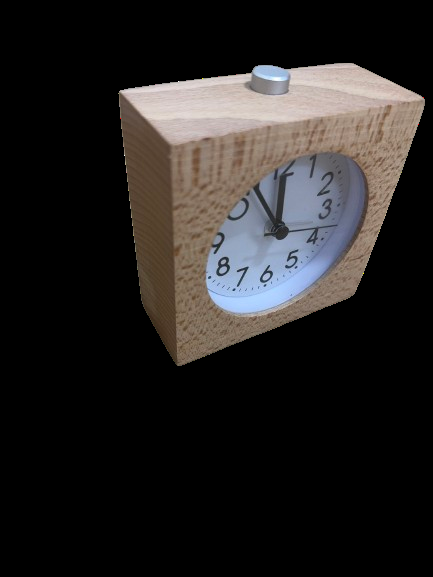
#> input picture object.png, 433 x 577 px
$ python backup.py
#> lines starting #> are read from the running program, lines starting #| are printed output that depends on the picture; after the words box and inside, x2 and y2 are one past the last pixel; in counts of white or black regions, pixels touching at a corner belong together
### vanishing_point.py
import numpy as np
from coordinate import *

class VanishingPoint:
    def __init__(self, xlist: np.ndarray, ylist: np.ndarray, zlist: np.ndarray) -> None:
        # TODO
        # get x, y, z vanishing point from user input
        # need to specify the input

        # list consists of line segments with endpoints
        # [[[startx1, starty1], [endx1, endy1]],
        #  [[startx2, starty2], [endx2, endy2]], ...]

        self.x = self.find_vanishing(xlist)
        self.y = self.find_vanishing(ylist)
        self.z = self.find_vanishing(zlist)

    def find_vanishing(self, arr):
        lines = []
        for line in arr:
            fr = homogeneous(line[0])
            to = homogeneous(line[1])
            lines.append(np.cross(fr, to))

        if len(lines) == 2:
            # If there are only 2 segements, crossing point is deterministically computed
            vanishing = np.cross(lines[0], lines[1])
        else:
            # Use DLT to find a crossing point which minimizes dot product with all the lines
            lines = np.array(lines)
            _, _, V_T = np.linalg.svd(lines)
            vanishing = V_T[-1]

        vanishing = euclidian(vanishing)

        return vanishing

    # [9 lines left out: function rotate, not called in this run]


# [14 lines that do not run on import are left out]

### calibration.py
import numpy as np
from vanishing_point import *
from height import *
from coordinate import *

class CameraParameter:
    def __init__(self, K, R, t) -> None:
        self.P = K @ np.concatenate((R, t.reshape(3, 1)), axis=1)
        self.K = K
        self.R = R
        self.t = t

# [9 lines left out: function rotate, not called in this run]

def calibration(origin: np.ndarray, vanishing: VanishingPoint, height_info: HeightInformation) \
    -> CameraParameter:
    Vx = vanishing.x
    Vy = vanishing.y
    Vz = vanishing.z
    pz, L = height_projection(origin, vanishing, height_info)

    # compute K

    A = np.array([[Vx[0]*Vy[0]+Vx[1]*Vy[1], Vx[0]+Vy[0], Vx[1]+Vy[1], 1],
                  [Vy[0]*Vz[0]+Vy[1]*Vz[1], Vy[0]+Vz[0], Vy[1]+Vz[1] ,1],
                  [Vz[0]*Vx[0]+Vz[1]*Vx[1], Vz[0]+Vx[0], Vz[1]+Vx[1], 1]])
    _, _, Vt = np.linalg.svd(A)
    w = Vt[-1]
    W = np.array([[w[0],0,w[1]],
                  [0,w[0],w[2]],
                  [w[1],w[2],w[3]]])

    D, V = np.linalg.eig((W))
    eps = 1e-12
    D = np.max((-np.ones_like(D) * np.minimum(np.float64(0.), np.min(D)) + eps, D), axis=0)
    D = np.diag(D)
    W = V @ D @ np.linalg.inv(V)

    K = np.linalg.inv(np.linalg.cholesky(W)).T
    K = K / K[2, 2]

    # compute R
    Kinv = np.linalg.inv(K)
    K_vx = np.dot(Kinv, homogeneous(Vx)).T
    K_vy = np.dot(Kinv, homogeneous(Vy)).T
    K_vz = np.dot(Kinv, homogeneous(Vz)).T
    QR = np.stack([K_vx, K_vy, K_vz], axis=1)
    R, _ = np.linalg.qr(QR)

    R_ret = None
    t = None

    for i in range(-1, 2, 2):
        for j in range(-1, 2, 2):
            R_new = np.empty_like(R)

            R_new[:, 0] = R[:, 0] * i
            R_new[:, 1] = R[:, 1] * j
            R_new[:, 2] = np.cross(R_new[:, 0], R_new[:, 1])

            # compute t
            K_p0 = Kinv @ homogeneous(origin)
            K_pz = Kinv @ homogeneous(pz)

            M = L * R_new[:, 2]
            A = np.array([
                [K_p0[2], 0, -K_p0[0]],
                [0, K_p0[2], -K_p0[1]],
                [K_pz[2], 0, -K_pz[0]],
                [0, K_pz[2], -K_pz[1]]
            ])
            b = np.array([0, 0, - M[0] * K_pz[2] + M[2] * K_pz[0], - M[1] * K_pz[2] + M[2] * K_pz[1]])
            t_new = np.linalg.pinv(A) @ b

            projected_origin = (K @ np.concatenate((R_new, t_new.reshape(3, 1)), axis=1) @ np.array([0, 0, 0, 1]))

            if projected_origin[-1] > 0:
                R_ret = R_new
                t = t_new


    # return the camera parameter calibrated from 5 informations
    return CameraParameter(K,R_ret,t)

### coordinate.py
import numpy as np

def euclidian(a: np.ndarray):
    eps = 1e-8
    return a[:-1] / (a[-1] + eps)

def multiple_euclidian(a):
    eps = 1e-8
    return a[:, :2] / (a[:, 2] + eps)[:, None]

def homogeneous(a: np.ndarray):
    return np.concatenate((a, np.array([1,])))

def multiple_homogeneous(a):
    N = a.shape[0]
    return np.concatenate((a, np.ones((N, 1))), axis=-1)

### height.py
import numpy as np
from vanishing_point import *
from coordinate import *

class HeightInformation:
    def __init__(self, ground_point: np.ndarray, offset_point: np.ndarray, length: float):
        self.ground_point = ground_point
        self.offset_point = offset_point
        self.length = length


def height_projection(origin: np.ndarray, vp: VanishingPoint, height_info: HeightInformation):
    # get the height of a point in z-axis
    # return point(2D) and height

    pz = (origin + vp.z) / 2     # arbitrary point in z-axis to get the height

    # calculate necessary values (notation in lecture note 9 page 42, 43)
    b1 = homogeneous(height_info.ground_point)
    t1 = homogeneous(height_info.offset_point)
    b2 = homogeneous(origin)

    u = np.cross(np.cross(b1, b2), np.cross(homogeneous(vp.x), homogeneous(vp.y)))
    t1_tilde = np.cross(np.cross(t1, u), np.cross(homogeneous(vp.z), b2))

    # calculate the height (propsal page 13)
    L = (np.linalg.norm(vp.z - origin) / (np.linalg.norm(euclidian(t1_tilde) - origin) + 1e-8) - 1) * height_info.length

    if (euclidian(t1_tilde) - euclidian(b2)) @ (euclidian(t1_tilde) - (vp.z)) > 0:
        L = -L

    return pz, L

### combine.py
import numpy as np
from calibration import *
import cv2
from tqdm import tqdm

def mapping(x: np.ndarray, P_origin: CameraParameter, P_target: CameraParameter, option=None) -> np.ndarray:
    # map the 2D coordinate in origin picture to the target picture
    # Coordinate Mapping
    homo_x = multiple_homogeneous(x)

    if option is None:
        mapped_x = (P_target.P @ np.linalg.pinv(P_origin.P) @ homo_x.T).T
    else:
        mapped_x = (P_target.P @ np.linalg.pinv(P_origin.P) @ option @ homo_x.T).T # for bg to obj
        # mapped_x = (option @ P_target.P @ np.diag([scale, scale, scale, 1]) @ np.linalg.pinv(P_origin.P) @ x.T).T # for obj to bg
        # mapped_x = (np.linalg.inv(option) @ P_target.P @ np.diag([scale, scale, scale, 1]) @ np.linalg.pinv(P_origin.P) @ x.T).T

    return multiple_euclidian(mapped_x)

def mask(image: np.ndarray):
    # get the valid region from the image
    mask = np.zeros((image.shape[0], image.shape[1]), dtype=int)
    mask[image[:,:,-1] != 0] = 1
    return mask

# [15 lines left out: function interpolate_pixel, not called in this run]

def mycross(a,b):
    return a[1]*b[0] - a[0]*b[1]

# [193 lines left out: functions myPerspective, getSupportPoints, getLineOrder, overwrite, not called in this run]

### util/camera_pose_visualizer.py
import numpy as np
import matplotlib as mpl
import matplotlib.pyplot as plt
from matplotlib.patches import Patch
from mpl_toolkits.mplot3d.art3d import Poly3DCollection

class CameraPoseVisualizer:
    def __init__(self, xlim, ylim, zlim):
        self.fig = plt.figure(figsize=(18, 7))
        self.ax = self.fig.add_subplot(projection='3d')
        self.ax.set_aspect("auto")
        self.ax.set_xlim(xlim)
        self.ax.set_ylim(ylim)
        self.ax.set_zlim(zlim)
        self.ax.set_xlabel('x')
        self.ax.set_ylabel('y')
        self.ax.set_zlabel('z')
        print('initialize camera pose visualizer')

    def extrinsic2pyramid(self, extrinsic, color='r', focal_len_scaled=5, aspect_ratio=0.3):
        vertex_std = np.array([[0, 0, 0, 1],
                               [focal_len_scaled * aspect_ratio, -focal_len_scaled * aspect_ratio, focal_len_scaled, 1],
                               [focal_len_scaled * aspect_ratio, focal_len_scaled * aspect_ratio, focal_len_scaled, 1],
                               [-focal_len_scaled * aspect_ratio, focal_len_scaled * aspect_ratio, focal_len_scaled, 1],
                               [-focal_len_scaled * aspect_ratio, -focal_len_scaled * aspect_ratio, focal_len_scaled, 1]])
        vertex_transformed = vertex_std @ extrinsic.T
        meshes = [[vertex_transformed[0, :], vertex_transformed[1][:], vertex_transformed[2, :]],
                            [vertex_transformed[0, :], vertex_transformed[2, :], vertex_transformed[3, :]],
                            [vertex_transformed[0, :], vertex_transformed[3, :], vertex_transformed[4, :]],
                            [vertex_transformed[0, :], vertex_transformed[4, :], vertex_transformed[1, :]],
                            [vertex_transformed[1, :], vertex_transformed[2, :], vertex_transformed[3, :], vertex_transformed[4, :]]]
        # print(meshes)
        self.ax.add_collection3d(
            Poly3DCollection(meshes, facecolors=color, linewidths=0.3, edgecolors=color, alpha=0.35))

    # [12 lines left out: functions customize_legend, colorbar, not called in this run]

    def show(self):
        plt.title('Extrinsic Parameters')
        plt.show()

### backup.py
import cv2
import numpy as np
from vanishing_point import *
from height import *
from combine import *
from coordinate import *

from util.camera_pose_visualizer import CameraPoseVisualizer
from scipy.ndimage import rotate

def mycross(a,b):
    return a[1]*b[0] - a[0]*b[1]

def myPerspective(ori_p,bg_p):
    # ori_p: 4x2, bg_p: 4x2
    A = np.zeros((8,9))
    for i in range(4):
        A[2*i,:3] = np.array([*ori_p[i],1])
        A[2*i+1,3:6] = np.array([*ori_p[i],1])
        A[2*i,6:] = -bg_p[i][0] * np.array([*ori_p[i],1])
        A[2*i+1,6:] = -bg_p[i][1] * np.array([*ori_p[i],1])
    _,_,Vt = np.linalg.svd(A)
    return Vt[-1].reshape(3,3)

def getSupportPoints(vanishing_lines,start,end,lastPoints=None):
    #= Hyperparameter =#
    line_length = 90
    sec_line_offset = 30
    #= Hyperparameter =#
    ori_p_1 = vanishing_lines[0,0]
    if lastPoints is None:
        temp_ori_p = vanishing_lines[start,1]
        ori_p_2 = ori_p_1 + line_length * (temp_ori_p - ori_p_1) / np.linalg.norm(temp_ori_p - ori_p_1)
    else:
        ori_p_2 = lastPoints[3]
        line_length = np.linalg.norm(ori_p_2 - ori_p_1, ord=2)
    temp_ori_p = vanishing_lines[end,1]
    ori_p_3 = ori_p_1 + sec_line_offset * (temp_ori_p - ori_p_1) / np.linalg.norm(temp_ori_p - ori_p_1)
    ori_p_4 = ori_p_1 + (sec_line_offset + line_length) * (temp_ori_p - ori_p_1) / np.linalg.norm(temp_ori_p - ori_p_1)
    return np.array([ori_p_1,ori_p_2,ori_p_3,ori_p_4])

object_img = np.array(cv2.imread('object.png', cv2.IMREAD_UNCHANGED))
#> object_img is the input picture: shape (577, 433, 4); mean B, G, R, A 34.2, 35.1, 37.7, 67.3
background_img = np.array(cv2.imread('background.JPG'))
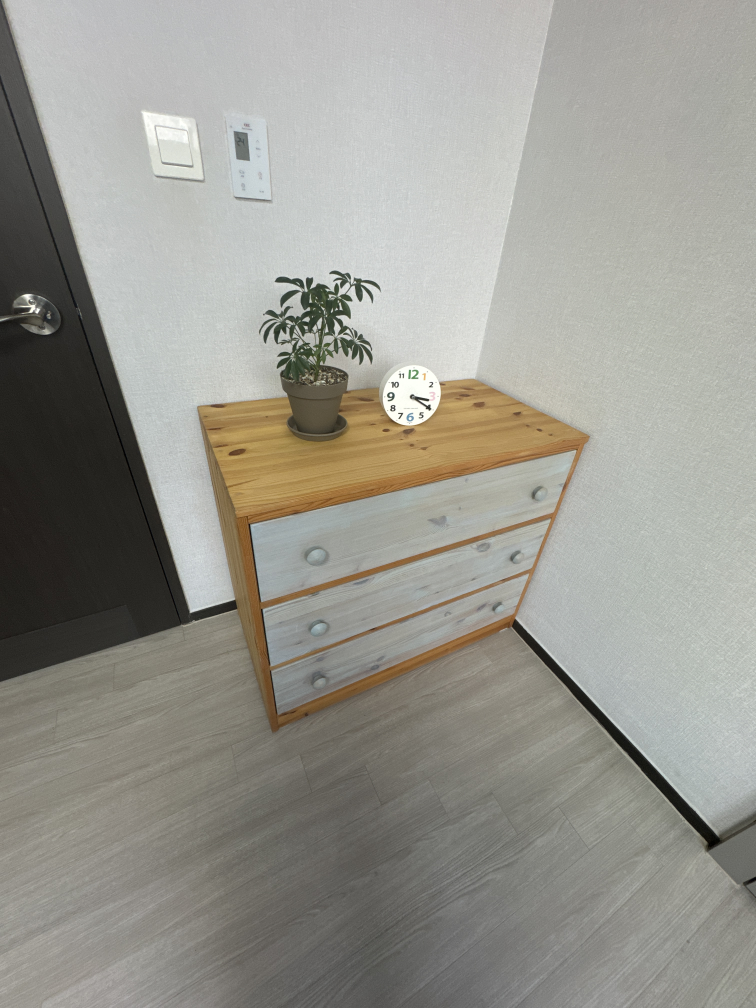
#> input picture background.JPG, 3024 x 4032 px (shown at 1/4 size)
#> background_img is the input picture: shape (4032, 3024, 3); mean B, G, R 143, 150.6, 151.8

print(background_img.shape)
#| (4032, 3024, 3)
print(object_img.shape)
#| (577, 433, 4)

background_x = np.array([
    [[158, 342], [389, 292]],
    [[183, 482], [340, 413]],
    [[131, 271], [314, 250]],
    [[156, 133], [180, 134]],
    [[149, 73], [175, 80]],
    [[94, 75], [128, 78]],
    [[101, 117], [135, 121]],
    [[10, 451], [155, 406]],
    [[174, 401], [364, 344]],
    [[181, 442], [352, 379]]
]) / 500 * 3024
background_y = np.array([
    [[131, 272], [160, 343]],
    [[316, 251], [387, 289]],
    [[345, 421], [458, 548]],
    [[157, 409], [179, 480]]
]) / 500 * 3024
background_z = np.array([
    [[161, 346], [184, 481]],
    [[387, 295], [339, 412]],
    [[357, 41], [314, 239]],
    [[24, 75], [126, 404]],
    [[470, 565], [498, 546]],
    [[132, 277], [156, 408]]
]) / 500 * 3024
background_height = np.array(
    [[161, 346], [183, 484]]
) / 500 * 3024

# background_height = np.array(
#     [[183, 484], [161, 346]]
# ) / 500 * 3024
background_height_value = -30

# background_origin = np.array([159, 340]) / 500 * 3024
background_origin = np.array([183, 318]) / 500 * 3024


object_x = np.array([
    [[207, 421], [409, 339]],
    [[197, 170], [488, 117]],
    [[139, 106], [406, 73]]
]) / 500 * 433
object_y = np.array([
    [[140, 109], [198, 170]],
    [[405, 74], [490, 116]],
    [[166, 350], [208, 423]]
]) / 500 * 433
object_z = np.array([
    [[199, 171], [207, 422]],
    [[411, 339], [489, 119]],
    [[139, 108], [167, 353]]
]) / 500 * 433
object_height = np.array([
    [208, 423], [199, 173]
]) / 500 * 433
object_height_value = 15
object_origin = np.array([207, 422]) / 500 * 433

# [6 lines of commented-out code are left out]

bg_vp = VanishingPoint(background_x, background_y, background_z)
# bg_vp.rotate(-np.pi / 3)
obj_vp = VanishingPoint(object_x, object_y, object_z)

bg_h = HeightInformation(background_height[0], background_height[1], background_height_value)
obj_h = HeightInformation(object_height[0], object_height[1], object_height_value)

P_bg = calibration(background_origin, bg_vp, bg_h)
P_obj = calibration(object_origin, obj_vp, obj_h)

pz, L = height_projection(object_origin, obj_vp, obj_h)
background_img = cv2.line(background_img, [int(background_origin[0]), int(background_origin[1])], [int(bg_vp.z[0]), int(bg_vp.z[1])], (256, 0, 0), 3)
background_img = cv2.line(background_img, [int(background_origin[0]), int(background_origin[1])], [int(bg_vp.x[0]), int(bg_vp.x[1])], (0, 0, 256), 3)
background_img = cv2.line(background_img, [int(background_origin[0]), int(background_origin[1])], [int(bg_vp.y[0]), int(bg_vp.y[1])], (0, 256, 0), 3)

object_img = cv2.line(object_img, [int(object_origin[0]), int(object_origin[1])], [int(obj_vp.z[0]), int(obj_vp.z[1])], (256, 0, 0), 3)
object_img = cv2.line(object_img, [int(object_origin[0]), int(object_origin[1])], [int(obj_vp.x[0]), int(obj_vp.x[1])], (0, 0, 256), 3)
object_img = cv2.line(object_img, [int(object_origin[0]), int(object_origin[1])], [int(obj_vp.y[0]), int(obj_vp.y[1])], (0, 256, 0), 3)
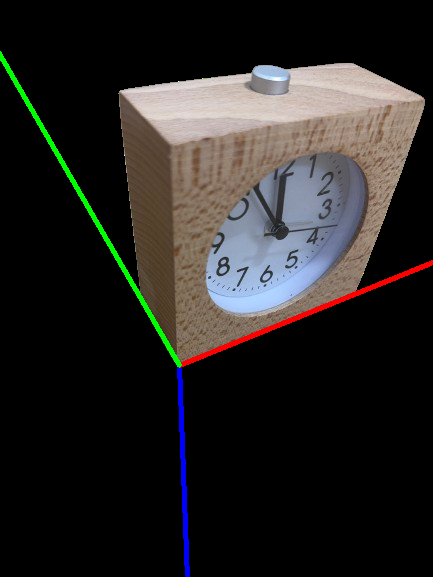
#> object_img: shape (577, 433, 4); mean B, G, R, A 35, 36.6, 38.7, 66.3

# Divide the vanishing lines into 6 groups
vanishing_lines = np.zeros((6,2,2),dtype=int)
vanishing_lines[:,0] = np.array([int(object_origin[1]), int(object_origin[0])])[None]
vanishing_lines[:3,1] = np.array([
    [int(obj_vp.x[1]), int(obj_vp.x[0])],
    [int(obj_vp.y[1]), int(obj_vp.y[0])],
    [int(obj_vp.z[1]), int(obj_vp.z[0])],
])
vanishing_lines[3:,1] = 2*vanishing_lines[:3,0] - vanishing_lines[:3,1]

bg_vanishing_lines = np.zeros((6,2,2),dtype=int)
bg_vanishing_lines[:,0] = np.array([int(background_origin[1]), int(background_origin[0])])[None]
bg_vanishing_lines[:3,1] = np.array([
    [int(bg_vp.x[1]), int(bg_vp.x[0])],
    [int(bg_vp.y[1]), int(bg_vp.y[0])],
    [int(bg_vp.z[1]), int(bg_vp.z[0])],
])
bg_vanishing_lines[3:,1] = 2*bg_vanishing_lines[:3,0] - bg_vanishing_lines[:3,1]

vectors = vanishing_lines[:, 1] - vanishing_lines[:, 0]
absolute_angles = np.degrees(np.arctan2(vectors[:, 1], vectors[:, 0]))
absolute_angles -= absolute_angles[0]
absolute_angles = (absolute_angles + 720) % 360
line_order = np.argsort(absolute_angles)

y, x = np.mgrid[:object_img.shape[0],:object_img.shape[1]]
masks = []
for i in range(6):
    a = vectors[line_order[i]]
    b = vectors[line_order[(i+1)%6]]
    target = y-int(object_origin[1]),x-int(object_origin[0])
    mas = (mycross(a,target) * mycross(a,b) >=0) *\
        (mycross(b,target) * mycross(b,a) >= 0)
    masks.append(mas)

# [16 lines of commented-out code are left out]
new_image = background_img.copy()

mapped_vanishing_lines = np.zeros((6,2,2),dtype=int)
mapped_to_bg = P_bg.P @ np.linalg.pinv(P_obj.P)
mapped_vanishing_lines[:,0] = multiple_euclidian((mapped_to_bg @ multiple_homogeneous(np.flip(vanishing_lines[:,0],axis=1)).T).T)
mapped_vanishing_lines[:,1] = multiple_euclidian((mapped_to_bg @ multiple_homogeneous(np.flip(vanishing_lines[:,1],axis=1)).T).T)
mapped_vanishing_lines = np.flip(mapped_vanishing_lines,axis=-1)
if False: #test mapped_vanishing_lines
    cv2.circle(new_image, (int(mapped_vanishing_lines[0,0][1]), int(mapped_vanishing_lines[0,0][0])), 10, (0, 0, 255), -1)
    cv2.circle(new_image, (int(mapped_vanishing_lines[0,1][1]), int(mapped_vanishing_lines[0,1][0])), 10, (0, 0, 255), -1)
    cv2.circle(new_image, (int(mapped_vanishing_lines[1,1][1]), int(mapped_vanishing_lines[1,1][0])), 10, (0, 255, 0), -1)
    cv2.circle(new_image, (int(mapped_vanishing_lines[2,1][1]), int(mapped_vanishing_lines[2,1][0])), 10, (255, 0, 0), -1)
    cv2.circle(new_image, (int(mapped_vanishing_lines[3,1][1]), int(mapped_vanishing_lines[3,1][0])), 20, (0, 0, 255), -1)
    cv2.circle(new_image, (int(mapped_vanishing_lines[4,1][1]), int(mapped_vanishing_lines[4,1][0])), 20, (0, 255, 0), -1)
    cv2.circle(new_image, (int(mapped_vanishing_lines[5,1][1]), int(mapped_vanishing_lines[5,1][0])), 20, (255, 0, 0), -1)

# Get points for perspective transform
# for x to y (ex)
ori_p = getSupportPoints(mapped_vanishing_lines,0,5)
bg_p = getSupportPoints(bg_vanishing_lines,0,5)

# Calculate perspective matrix
# perspective_matrix = myPerspective(np.flip(ori_p,axis=-1),np.flip(bg_p,axis=-1))
perspective_matrix = myPerspective(ori_p,bg_p)
alpha_mask = mask(object_img)
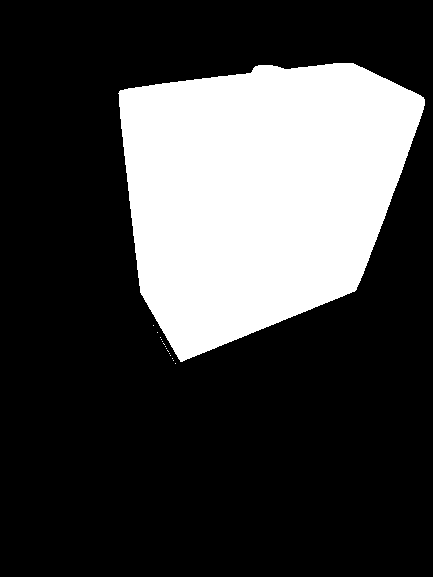
#> alpha_mask: shape (577, 433) int64; values 0 (black) and 1 (white), 26.2% white; 15 white regions (14 under 20 px), largest, box (x1, y1, x2, y2) and area: (118, 63, 425, 362) 65490
W, H = background_img.shape[1], background_img.shape[0]
#> W = 3024; H = 4032
objH, objW = object_img.shape[0], object_img.shape[1]
#> objH = 577; objW = 433
xs, ys = np.meshgrid(range(W), range(H))
mapped_coordinates = np.array((xs, ys)).transpose((1, 2, 0))
# mapped_coordinates = mapping(mapped_coordinates.reshape(-1, 2), P_bg, P_obj).reshape(H, W, 2)
mapped_coordinates = mapping(mapped_coordinates.reshape(-1, 2), P_bg, P_obj).reshape(H, W, 2)
mapped_coordinates = np.concatenate((mapped_coordinates,np.ones((H,W,1))),axis=-1)
mapped_coordinates = (perspective_matrix @mapped_coordinates.reshape(3,-1)).reshape(H,W,3)
mapped_coordinates = mapped_coordinates[..., :2] / (mapped_coordinates[..., 2] + 1e-8)[..., None]

for x in tqdm(range(W)):
    for y in range(H):
        if 0 <= int(mapped_coordinates[y,x,1]) < objH and 0 <= int(mapped_coordinates[y,x,0]) < objW:
            # if masks[0][int(mapped_coordinates[y,x,1]), int(mapped_coordinates[y,x,0])] == 1:
            new_image[y, x] = object_img[int(mapped_coordinates[y,x,1]), int(mapped_coordinates[y,x,0]), :-1]# * (1 - masks[0][y, x])
                # new_image[int(mapped_coordinate[1]), int(mapped_coordinate[0])] = object_img[y, x, :-1]# * (1 - masks[0][y, x])

if True: #test support points for perspective transform
    cv2.circle(new_image, (int(ori_p[0,1]), int(ori_p[0,0])), 20, (255, 255, 0), -1)
    cv2.circle(new_image, (int(ori_p[1,1]), int(ori_p[1,0])), 20, (255, 255, 0), -1)
    cv2.circle(new_image, (int(ori_p[2,1]), int(ori_p[2,0])), 20, (0, 255, 255), -1)
    cv2.circle(new_image, (int(ori_p[3,1]), int(ori_p[3,0])), 20, (0, 255, 255), -1)

    cv2.circle(new_image, (int(bg_p[0,1]), int(bg_p[0,0])), 10, (255, 0, 255), -1)
    cv2.circle(new_image, (int(bg_p[1,1]), int(bg_p[1,0])), 10, (255, 0, 255), -1)
    cv2.circle(new_image, (int(bg_p[2,1]), int(bg_p[2,0])), 10, (0, 255, 0), -1)
    cv2.circle(new_image, (int(bg_p[3,1]), int(bg_p[3,0])), 10, (0, 255, 0), -1)

# [37 lines of commented-out code are left out]

scaled_image = cv2.resize(new_image, (new_image.shape[1]//4, new_image.shape[0]//4))
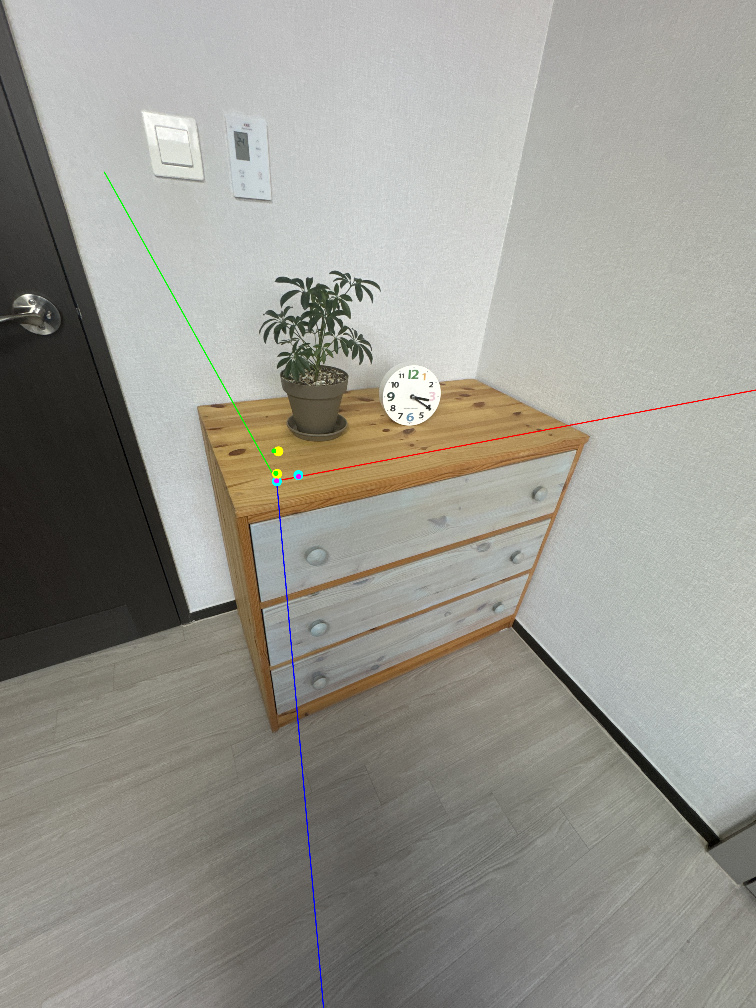
#> scaled_image: shape (1008, 756, 3); mean B, G, R 143.1, 150.6, 151.8
cv2.imshow('object_img', scaled_image)
cv2.waitKey()
cv2.destroyAllWindows()
breakpoint()

# [37 lines of commented-out code are left out]

visualizer = CameraPoseVisualizer([-25, 25], [-25, 25], [0, 50])
visualizer.extrinsic2pyramid(np.linalg.inv(P_bg.K) @ P_bg.P, 'r', 10)
visualizer.extrinsic2pyramid(np.linalg.inv(P_obj.K) @ P_obj.P, 'b', 10)
# visualizer.show()

#> (the run stopped early here; a loop or call above may not have finished)
